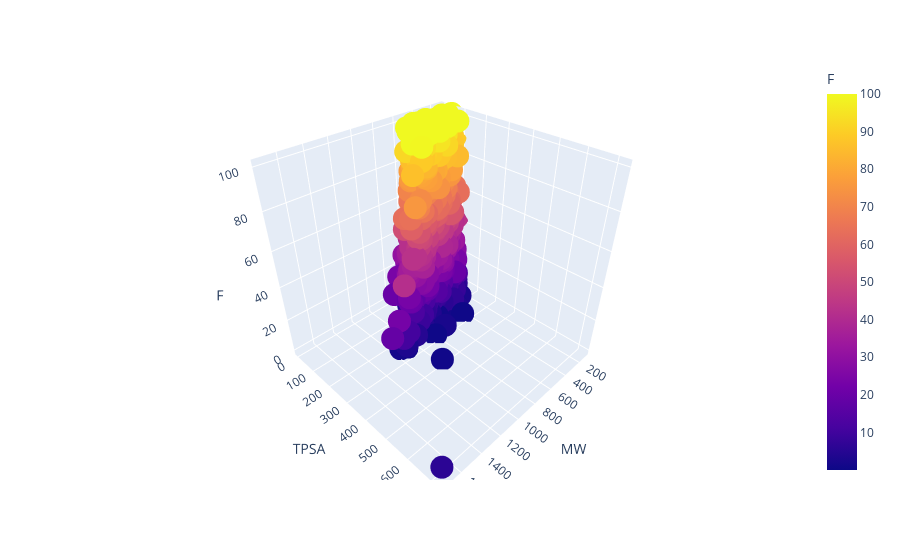

Here is the notebook cell this chart was saved with:
### Code cell
fig = px.scatter_3d(df, x='MW', y='TPSA', z='F', color='F')
fig.show()

### Figure 1 — Plotly figure (JSON) as saved in the notebook; plotly's stock layout.template omitted (floating-point values rounded to 4 significant figures; data arrays with more than 128 entries replaced by an {"elided": "..."} marker saying what was removed)
{"data": [{"hovertemplate": "MW=%{x}<br>TPSA=%{y}<br>F=%{marker.color}<extra></extra>", "legendgroup": "", "marker": {"color": {"elided": "6214 float values"}, "coloraxis": "coloraxis", "symbol": "circle"}, "mode": "markers", "name": "", "scene": "scene", "showlegend": false, "type": "scatter3d", "x": {"elided": "6214 float values"}, "y": {"elided": "6214 float values"}, "z": {"elided": "6214 float values"}}], "layout": {"coloraxis": {"colorbar": {"title": {"text": "F"}}, "colorscale": [[0, "#0d0887"], [0.1111, "#46039f"], [0.2222, "#7201a8"], [0.3333, "#9c179e"], [0.4444, "#bd3786"], [0.5556, "#d8576b"], [0.6667, "#ed7953"], [0.7778, "#fb9f3a"], [0.8889, "#fdca26"], [1, "#f0f921"]]}, "legend": {"tracegroupgap": 0}, "margin": {"t": 60}, "scene": {"domain": {"x": [0, 1], "y": [0, 1]}, "xaxis": {"title": {"text": "MW"}}, "yaxis": {"title": {"text": "TPSA"}}, "zaxis": {"title": {"text": "F"}}}}}
